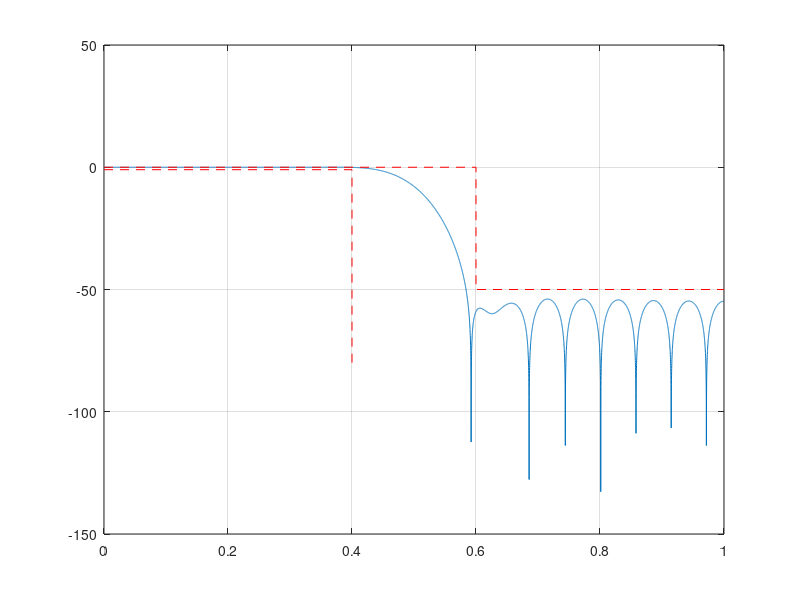

Write the MATLAB code that produced this figure.
clear all;
close all;
clc;

wp = 0.4*pi; ws = 0.6*pi; % spec
As = 50; Ap = 1; % spec
wc1 = sqrt(wp*ws); % media geometrica
% wc = 0.1*pi;
Dw1 = ws - wp;
M1 = ceil(3.32*pi/(Dw1));
G0 = 0;

% primeiro ajuste
% G0 = 0.025; % db

% Passo 1 - inicial
M = M1;
Dw = Dw1;
wc = wc1;
k = 1:M;


% wp1 = 0.4395*pi; ws1 = 0.5839*pi;
% Dw1 = ws1-wp1;
% 
% M2 = M1*Dw1/Dw;
% M = M2;

type = 'LP'; db = 1;
switch type
    case 'LP'
        bi = sin(wc*k)./(pi*k);
        b0 = wc/pi;
        b = [flip(bi) b0 bi];

    case 'HP'
        bi = -sin(wc*k)./(pi*k);
        b0 = 1-wc/pi;
        b = [flip(bi) b0 bi];
end
m = -M:M;
mk= 0.04; %0.04 -> hamming 
% mk= 0.0; %0.04 -> hann
wk = (0.5+mk)+(0.5-mk)*cos(2*pi*m/(2*M+1));
b = b.*wk*10^(-G0/20); % regular altura do filtro em db

% subplot(3,2,[4 6])
% zplane(b, 1);
% axis([-2 2 -2 2])
% [h, w] = freqz(b, 1, 'whole');
% subplot(322)
% stem(b), grid on;
% subplot(321)
% [h, w] = freqz(b, 1, linspace(0,pi,10000));
% % plot(w/pi, abs(h)); grid on;
% plot(w/pi, 20*log10(abs(h))); grid on;
% ylim([-80 5])
% Amim = 80
% % plot([0 wp wp]/pi, -[Ap Ap Amin], 'r');
% 
% subplot(323)
% plot(w/pi, unwrap(angle(h))/pi); grid on;
% subplot(325)
% grpdelay(b, 1)


[h, w] = freqz(b, 1, linspace(0,pi,10000));
% plot(w/pi, abs(h)); grid on;
plot(w/pi, 20*log10(abs(h))); grid on; hold on;
plot([0,wp,wp]/pi,[-Ap,-Ap,-80], '--red')
plot([0,ws/pi,ws/pi,1],[0,0,-As,-As], '--red')
